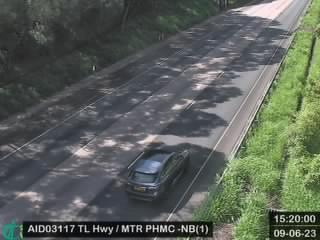
#> input picture HighwaysDepartmentImage/2296c.jpg, 320 x 240 px, found by its file name
$ python CustomVision.py
#> lines starting #> are read from the running program, lines starting #| are printed output that depends on the picture
import cv2

file_name = "E:/e-Mobility-analysis/HighwaysDepartmentImage/2296c.jpg"
img = cv2.imread(file_name)
#> img is the input picture: shape (240, 320, 3); mean B, G, R 89.8, 97.5, 91.1
gray = cv2.cvtColor(img, cv2.COLOR_BGR2GRAY)
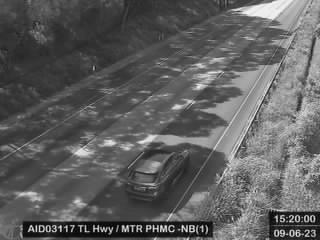
#> gray: shape (240, 320); min 0, max 254, mean 94.7

CarDetction = cv2.CascadeClassifier('Car_Detection_System.xml')

while True:
#> (the run stopped early here; a loop or call above may not have finished)

$ run again, with HighwaysDepartmentImage/2297.jpg copied over HighwaysDepartmentImage/2296c.jpg
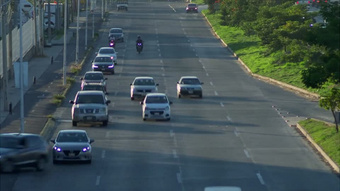
#> input picture HighwaysDepartmentImage/2297.jpg, 340 x 191 px, found by its file name
#> img is the input picture: shape (191, 340, 3); mean B, G, R 84.1, 83.2, 67.6
#> `gray = cv2.cvtColor(img, cv2.COLOR_BGR2GRAY)`:
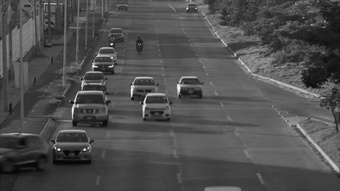
#> gray: shape (191, 340); min 4, max 253, mean 78.6

$ run again, with HighwaysDepartmentImage/2298.jpg copied over HighwaysDepartmentImage/2296c.jpg
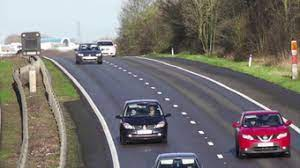
#> input picture HighwaysDepartmentImage/2298.jpg, 300 x 168 px, found by its file name
#> img is the input picture: shape (168, 300, 3); mean B, G, R 112.8, 115, 119.5
#> `gray = cv2.cvtColor(img, cv2.COLOR_BGR2GRAY)`:
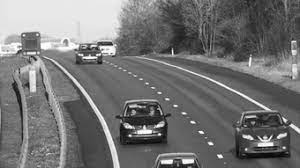
#> gray: shape (168, 300); min 1, max 255, mean 116.1
